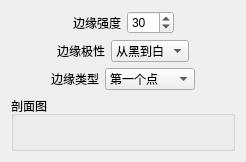
                  <widget class="QWidget" name="page_findPoint">
                   <layout class="QVBoxLayout" name="verticalLayout_41" stretch="0,9">
                    <item>
                     <layout class="QVBoxLayout" name="verticalLayout_39">
                      <item>
                       <layout class="QHBoxLayout" name="horizontalLayout_51">
                        <item>
                         <spacer name="horizontalSpacer_41">
                          <property name="orientation">
                           <enum>Qt::Horizontal</enum>
                          </property>
                          <property name="sizeHint" stdset="0">
                           <size>
                            <width>40</width>
                            <height>20</height>
                           </size>
                          </property>
                         </spacer>
                        </item>
                        <item>
                         <widget class="QLabel" name="label_40">
                          <property name="text">
                           <string>边缘强度</string>
                          </property>
                         </widget>
                        </item>
                        <item>
                         <widget class="QSpinBox" name="findPoint_strength">
                          <property name="maximum">
                           <number>255</number>
                          </property>
                          <property name="value">
                           <number>30</number>
                          </property>
                         </widget>
                        </item>
                        <item>
                         <spacer name="horizontalSpacer_42">
                          <property name="orientation">
                           <enum>Qt::Horizontal</enum>
                          </property>
                          <property name="sizeHint" stdset="0">
                           <size>
                            <width>40</width>
                            <height>20</height>
                           </size>
                          </property>
                         </spacer>
                        </item>
                       </layout>
                      </item>
                      <item>
                       <layout class="QHBoxLayout" name="horizontalLayout_52">
                        <item>
                         <spacer name="horizontalSpacer_43">
                          <property name="orientation">
                           <enum>Qt::Horizontal</enum>
                          </property>
                          <property name="sizeHint" stdset="0">
                           <size>
                            <width>40</width>
                            <height>20</height>
                           </size>
                          </property>
                         </spacer>
                        </item>
                        <item>
                         <widget class="QLabel" name="label_41">
                          <property name="text">
                           <string>边缘极性</string>
                          </property>
                         </widget>
                        </item>
                        <item>
                         <widget class="QComboBox" name="findPoint_polarity">
                          <item>
                           <property name="text">
                            <string>从黑到白</string>
                           </property>
                          </item>
                          <item>
                           <property name="text">
                            <string>从白到黑</string>
                           </property>
                          </item>
                          <item>
                           <property name="text">
                            <string>所有</string>
                           </property>
                          </item>
                         </widget>
                        </item>
                        <item>
                         <spacer name="horizontalSpacer_44">
                          <property name="orientation">
                           <enum>Qt::Horizontal</enum>
                          </property>
                          <property name="sizeHint" stdset="0">
                           <size>
                            <width>40</width>
                            <height>20</height>
                           </size>
                          </property>
                         </spacer>
                        </item>
                       </layout>
                      </item>
                      <item>
                       <layout class="QHBoxLayout" name="horizontalLayout_53">
                        <item>
                         <spacer name="horizontalSpacer_45">
                          <property name="orientation">
                           <enum>Qt::Horizontal</enum>
                          </property>
                          <property name="sizeHint" stdset="0">
                           <size>
                            <width>40</width>
                            <height>20</height>
                           </size>
                          </property>
                         </spacer>
                        </item>
                        <item>
                         <widget class="QLabel" name="label_42">
                          <property name="text">
                           <string>边缘类型</string>
                          </property>
                         </widget>
                        </item>
                        <item>
                         <widget class="QComboBox" name="findPoint_type">
                          <item>
                           <property name="text">
                            <string>第一个点</string>
                           </property>
                          </item>
                          <item>
                           <property name="text">
                            <string>最后一个点</string>
                           </property>
                          </item>
                          <item>
                           <property name="text">
                            <string>最佳点</string>
                           </property>
                          </item>
                          <item>
                           <property name="text">
                            <string>所有点</string>
                           </property>
                          </item>
                         </widget>
                        </item>
                        <item>
                         <spacer name="horizontalSpacer_46">
                          <property name="orientation">
                           <enum>Qt::Horizontal</enum>
                          </property>
                          <property name="sizeHint" stdset="0">
                           <size>
                            <width>40</width>
                            <height>20</height>
                           </size>
                          </property>
                         </spacer>
                        </item>
                       </layout>
                      </item>
                     </layout>
                    </item>
                    <item>
                     <widget class="QGroupBox" name="groupBox_17">
                      <property name="title">
                       <string>剖面图</string>
                      </property>
                      <layout class="QVBoxLayout" name="verticalLayout_40">
                       <item>
                        <widget class="QLabel" name="findPoint_label">
                         <property name="text">
                          <string/>
                         </property>
                        </widget>
                       </item>
                      </layout>
                     </widget>
                    </item>
                   </layout>
                  </widget>
